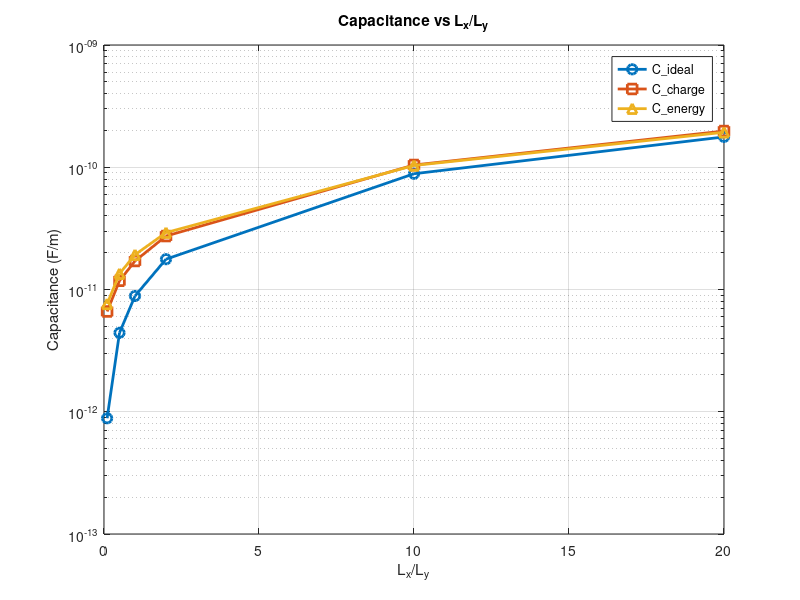

The MATLAB source for this figure:
% Codice per creare grafico con confronto capacita, con problemi di
% dimensioni diverse.

eps_0 = 8.85e-12;
eps_r = 1;
rapporto_LX_LY = [0.1,0.5,1,2,10,20]; %Lx/Ly
C_ideal = eps_0*eps_r*rapporto_LX_LY; % * Lx/Ly

C_charge = [6.610893e-12,1.179049e-11,1.711091e-11,2.736406e-11,1.043425e-10,1.977562e-10];
C_energy = [7.62572e-12,1.34677e-11,1.92484e-11,2.9187e-11,1.03379e-10,1.93202e-10];
figure;

%plot(rapporto_LX_LY, C_ideal, '-o', 'LineWidth', 2, 'MarkerSize', 7); hold on;
%plot(rapporto_LX_LY, C_charge, '-s', 'LineWidth', 2, 'MarkerSize', 7);
%plot(rapporto_LX_LY, C_energy, '-^', 'LineWidth', 2, 'MarkerSize', 7);

semilogy(rapporto_LX_LY, C_ideal, '-o', 'LineWidth', 2, 'MarkerSize', 7); 
hold on;
semilogy(rapporto_LX_LY, C_charge, '-s', 'LineWidth', 2, 'MarkerSize', 7);
semilogy(rapporto_LX_LY, C_energy, '-^', 'LineWidth', 2, 'MarkerSize', 7);

grid on;

xlabel('L_x/L_y');
ylabel('Capacitance (F/m)');
title('Capacitance vs L_x/L_y');

legend('C\_ideal','C\_charge','C\_energy','Location','best');
